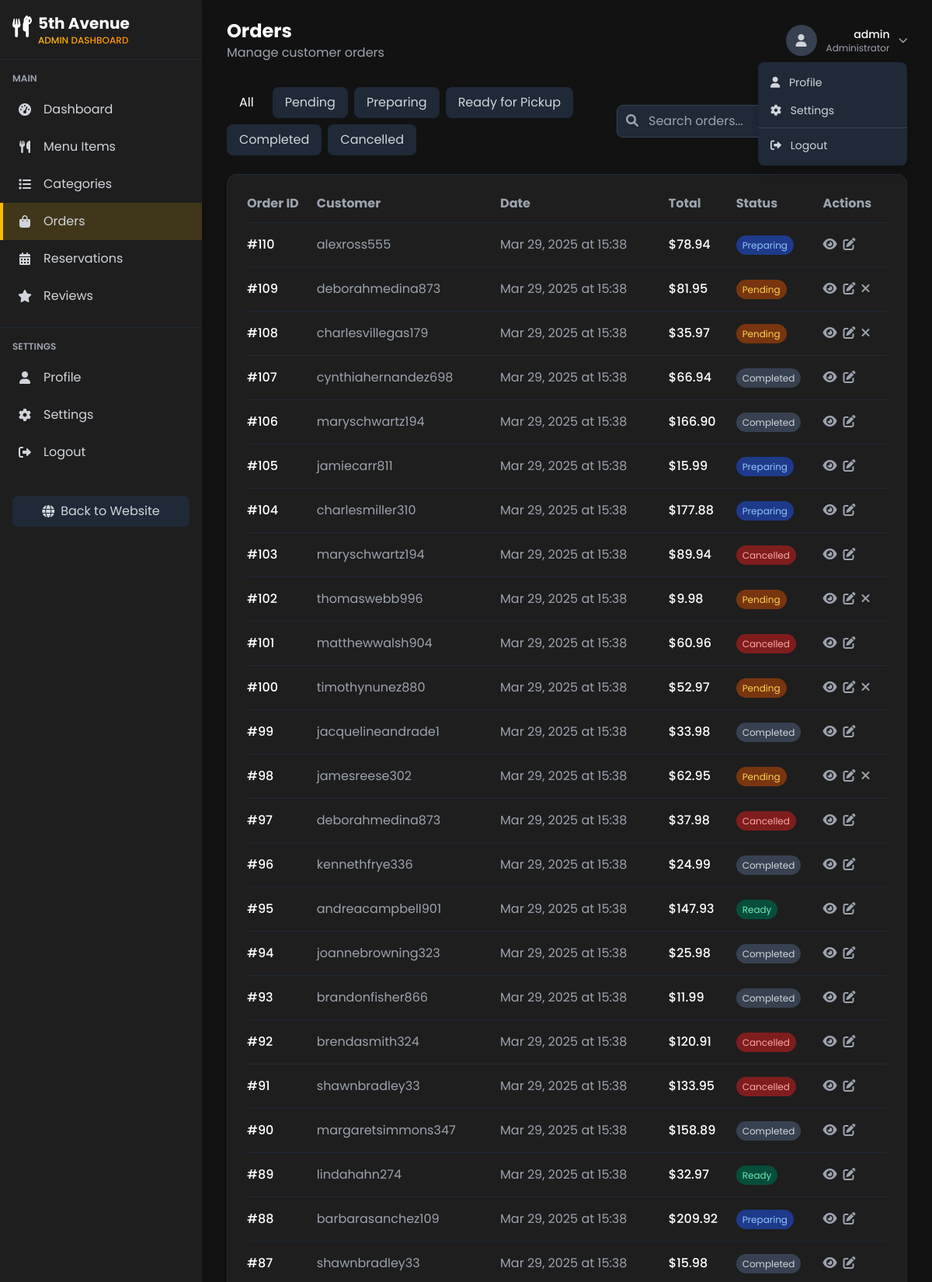
Screenshot of /dashboard/orders/ (signed in, upper part) with the database file from the repository.
### ecommerce/models.py (models this page shows, shortened)
class Order(models.Model):
    STATUS_CHOICES = [
        ('PENDING', 'Pending'),
        ('PREPARING', 'Preparing'),
        ('READY', 'Ready for Pickup'),
        ('COMPLETED', 'Completed'),
        ('CANCELLED', 'Cancelled')
    ]
    user = models.ForeignKey(User, on_delete=models.CASCADE, related_name='orders')
    items = models.ManyToManyField(MenuItem, through='OrderItem')
    status = models.CharField(max_length=20, choices=STATUS_CHOICES, default='PENDING')
    total_amount = models.DecimalField(max_digits=10, decimal_places=2)
    special_instructions = models.TextField(blank=True)
    created_at = models.DateTimeField(auto_now_add=True)
    updated_at = models.DateTimeField(auto_now=True)
    class Meta:
        ordering = ['-created_at']

### ecommerce/views.py (the view)
# urls.py: path('dashboard/orders/', orders_list, name='orders'),
@login_required
def orders_list(request):
    orders = Order.objects.all().order_by('-created_at')
    status_filter = request.GET.get('status')
    if status_filter and status_filter != 'all':
        orders = orders.filter(status=status_filter)
    context = {
        'orders': orders,
        'status_filter': status_filter or 'all',
        'status_choices': Order.STATUS_CHOICES,
        'active_section': 'orders'
    }
    return render(request, 'accounts/orders.html', context)

### ecommerce/context_processors.py (called while the page is built)
def cart_processor(request):
    return {
        'cart_count': get_cart_count(request)
    }

### ecommerce/views.py (called while the page is built)
def get_cart_count(request):
    if request.user.is_authenticated:
        try:
            cart = Cart.objects.get(user=request.user)
            return sum(item.quantity for item in cart.cart_items.all())
        except Cart.DoesNotExist:
            return 0
    else:
        cart = request.session.get('cart', {})
        return sum(cart.values())

### templates/accounts/orders.html (shortened to what this page needs)
{% extends 'accounts/dashboard_base.html' %}
{% block page_title %}Orders{% endblock page_title %}
{% block page_subtitle %}Manage customer orders{% endblock page_subtitle %}
{% block content %}
<div class="mb-6 flex flex-col md:flex-row justify-between items-start md:items-center space-y-4 md:space-y-0">
    <div class="flex flex-wrap gap-2">
        <a href="{% url 'orders' %}" class="px-4 py-2 rounded-lg {% if status_filter == 'all' %}bg-food-gold text-food-black{% else %}bg-gray-800 text-gray-300 hover:bg-gray-700{% endif %}">
            All
        </a>
        {% for status_code, status_name in status_choices %}
        <a href="{% url 'orders' %}?status={{ status_code }}" class="px-4 py-2 rounded-lg {% if status_filter == status_code %}bg-food-gold text-food-black{% else %}bg-gray-800 text-gray-300 hover:bg-gray-700{% endif %}">
            {{ status_name }}
        </a>
        {% endfor %}
    </div>
    <div class="relative">
        <i class="fas fa-search absolute left-3 top-3 text-gray-400"></i>
    </div>
</div>
<div class="card p-6 shadow-lg border border-gray-800">
    <div class="overflow-x-auto">
        <table class="w-full">
            <thead>
                <tr class="text-left text-gray-400 border-b border-gray-800">
                    <th class="pb-3">Order ID</th>
                    <th class="pb-3">Customer</th>
                    <th class="pb-3">Date</th>
                    <th class="pb-3">Total</th>
                    <th class="pb-3">Status</th>
                    <th class="pb-3">Actions</th>
                </tr>
            </thead>
            <tbody id="orders-table">
                {% for order in orders %}
                <tr class="table-row border-b border-gray-800">
                    <td class="py-4 text-white font-medium">#{{ order.id }}</td>
                    <td class="py-4 text-gray-400">{{ order.user.username }}</td>
                    <td class="py-4 text-gray-400">{{ order.created_at|date:"M d, Y" }} at {{ order.created_at|time:"H:i" }}</td>
                    <td class="py-4 text-white font-medium">${{ order.total_amount }}</td>
                    <td class="py-4">
                        {% if order.status == 'PENDING' %}
                        <span class="bg-yellow-900 text-yellow-300 text-xs px-2 py-1 rounded-full">Pending</span>
                        {% elif order.status == 'PREPARING' %}
                        <span class="bg-blue-900 text-blue-300 text-xs px-2 py-1 rounded-full">Preparing</span>
                        {% elif order.status == 'READY' %}
                        <span class="bg-green-900 text-green-300 text-xs px-2 py-1 rounded-full">Ready</span>
                        {% elif order.status == 'COMPLETED' %}
                        <span class="bg-gray-700 text-gray-300 text-xs px-2 py-1 rounded-full">Completed</span>
                        {% elif order.status == 'CANCELLED' %}
                        <span class="bg-red-900 text-red-300 text-xs px-2 py-1 rounded-full">Cancelled</span>
                        {% endif %}
                    </td>
                    <td class="py-4">
                        <div class="flex space-x-2">
                            <button class="view-order-btn text-gray-400 hover:text-food-gold transition duration-300" data-order-id="{{ order.id }}" title="View Details">
                                <i class="fas fa-eye"></i>
                            </button>
                            <button class="update-status-btn text-gray-400 hover:text-blue-500 transition duration-300" data-order-id="{{ order.id }}" title="Update Status">
                                <i class="fas fa-edit"></i>
                            </button>
                            {% if order.status == 'PENDING' %}
                            <button class="cancel-order-btn text-gray-400 hover:text-red-500 transition duration-300" data-order-id="{{ order.id }}" title="Cancel Order">
                                <i class="fas fa-times"></i>
                            </button>
                            {% endif %}
                        </div>
                    </td>
                </tr>
                {% endfor %}
            </tbody>
        </table>
    </div>
</div>
{% endblock content %}

### templates/accounts/dashboard_base.html (shortened to what this page needs)
<!DOCTYPE html>
<html lang="en">
<head>
    {% load static %}
    <link href="https://cdn.jsdelivr.net/npm/tailwindcss@2.2.19/dist/tailwind.min.css" rel="stylesheet">
    <link rel="stylesheet" href="https://cdnjs.cloudflare.com/ajax/libs/font-awesome/6.0.0-beta3/css/all.min.css">
</head>
<body class="min-h-screen" x-data="{ sidebarOpen: true, mobileSidebarOpen: false }">
    <aside class="sidebar fixed h-full overflow-y-auto z-40 shadow-lg"
           :class="{ 'sidebar-collapsed': !sidebarOpen && !$screen('md'), 'open': mobileSidebarOpen }"
           @click.away="mobileSidebarOpen = false">
        <div class="flex items-center justify-between p-4 border-b border-gray-800">
            <div class="flex items-center space-x-3" :class="{ 'hidden': !sidebarOpen && !$screen('md') }">
                <div class="relative">
                    <i class="fas fa-utensils text-white text-2xl"></i>
                    <i class="fas fa-fire absolute -top-1 -right-1 text-food-gold text-xs animate-pulse"></i>
                </div>
                <div>
                    <div class="text-xl font-bold text-white">5th Avenue</div>
                    <div class="text-xs font-medium gold-text-gradient">ADMIN DASHBOARD</div>
                </div>
            </div>
        </div>
        <nav class="py-4">
            <div class="px-4 mb-2 text-xs font-semibold text-gray-400 uppercase" :class="{ 'hidden': !sidebarOpen && !$screen('md') }">
                Main
            </div>
            <a href="{% url 'dashboard' %}" class="nav-link flex items-center py-3 px-4 text-gray-300 hover:text-white {% if active_section == 'dashboard' %}active{% endif %}">
                <i class="fas fa-tachometer-alt w-6 text-center"></i>
                <span class="ml-3" :class="{ 'hidden': !sidebarOpen && !$screen('md') }">Dashboard</span>
            </a>
            <a href="{% url 'menu_items' %}" class="nav-link flex items-center py-3 px-4 text-gray-300 hover:text-white {% if active_section == 'menu_items' %}active{% endif %}">
                <i class="fas fa-utensils w-6 text-center"></i>
                <span class="ml-3" :class="{ 'hidden': !sidebarOpen && !$screen('md') }">Menu Items</span>
            </a>
            <a href="{% url 'categories' %}" class="nav-link flex items-center py-3 px-4 text-gray-300 hover:text-white {% if active_section == 'categories' %}active{% endif %}">
                <i class="fas fa-list w-6 text-center"></i>
                <span class="ml-3" :class="{ 'hidden': !sidebarOpen && !$screen('md') }">Categories</span>
            </a>
            <a href="{% url 'orders' %}" class="nav-link flex items-center py-3 px-4 text-gray-300 hover:text-white {% if active_section == 'orders' %}active{% endif %}">
                <i class="fas fa-shopping-bag w-6 text-center"></i>
                <span class="ml-3" :class="{ 'hidden': !sidebarOpen && !$screen('md') }">Orders</span>
            </a>
            <a href="{% url 'reservations' %}" class="nav-link flex items-center py-3 px-4 text-gray-300 hover:text-white {% if active_section == 'reservations' %}active{% endif %}">
                <i class="fas fa-calendar-alt w-6 text-center"></i>
                <span class="ml-3" :class="{ 'hidden': !sidebarOpen && !$screen('md') }">Reservations</span>
            </a>
            <a href="{% url 'reviews' %}" class="nav-link flex items-center py-3 px-4 text-gray-300 hover:text-white {% if active_section == 'reviews' %}active{% endif %}">
                <i class="fas fa-star w-6 text-center"></i>
                <span class="ml-3" :class="{ 'hidden': !sidebarOpen && !$screen('md') }">Reviews</span>
            </a>
            <div class="border-t border-gray-800 my-4"></div>
            <div class="px-4 mb-2 text-xs font-semibold text-gray-400 uppercase" :class="{ 'hidden': !sidebarOpen && !$screen('md') }">
                Settings
            </div>
            <a href="{% url 'user_profile' %}" class="nav-link flex items-center py-3 px-4 text-gray-300 hover:text-white {% if active_section == 'profile' %}active{% endif %}">
                <i class="fas fa-user w-6 text-center"></i>
                <span class="ml-3" :class="{ 'hidden': !sidebarOpen && !$screen('md') }">Profile</span>
            </a>
            <a href="{% url 'user_settings' %}" class="nav-link flex items-center py-3 px-4 text-gray-300 hover:text-white {% if active_section == 'settings' %}active{% endif %}">
                <i class="fas fa-cog w-6 text-center"></i>
                <span class="ml-3" :class="{ 'hidden': !sidebarOpen && !$screen('md') }">Settings</span>
            </a>
            <a href="{% url 'logout' %}" class="nav-link flex items-center py-3 px-4 text-gray-300 hover:text-white">
                <i class="fas fa-sign-out-alt w-6 text-center"></i>
                <span class="ml-3" :class="{ 'hidden': !sidebarOpen && !$screen('md') }">Logout</span>
            </a>
            <div class="px-4 mt-8" :class="{ 'hidden': !sidebarOpen && !$screen('md') }">
                <a href="{% url 'home' %}" class="flex items-center justify-center py-2 bg-gray-800 hover:bg-gray-700 text-gray-300 hover:text-white rounded-lg transition duration-300">
                    <i class="fas fa-globe mr-2"></i>
                    Back to Website
                </a>
            </div>
        </nav>
    </aside>
    <main class="main-content min-h-screen py-6 px-4 md:px-8" :class="{ 'main-content-expanded': !sidebarOpen && !$screen('md') }">
        <div class="flex justify-between items-center mb-8">
            <div>
                <h1 class="text-2xl font-bold">{% block page_title %}Dashboard{% endblock page_title %}</h1>
                <p class="text-gray-400">{% block page_subtitle %}Welcome to your restaurant management dashboard{% endblock page_subtitle %}</p>
            </div>
            <div class="relative" x-data="{ userMenuOpen: false }">
                <button @click="userMenuOpen = !userMenuOpen" class="flex items-center space-x-3 focus:outline-none">
                    <div class="w-10 h-10 rounded-full bg-gray-700 flex items-center justify-center">
                        <i class="fas fa-user text-gray-300"></i>
                    </div>
                    <div class="hidden md:block text-right">
                        <div class="text-sm font-medium">{{ request.user.username }}</div>
                        <div class="text-xs text-gray-400">Administrator</div>
                    </div>
                    <i class="fas fa-chevron-down text-gray-400 text-xs"></i>
                </button>
                <div x-show="userMenuOpen" @click.away="userMenuOpen = false" class="absolute right-0 mt-2 w-48 bg-gray-800 rounded-lg shadow-lg py-2 z-50">
                    <a href="#" class="block px-4 py-2 text-sm text-gray-300 hover:bg-gray-700 hover:text-white">
                        <i class="fas fa-user mr-2"></i> Profile
                    </a>
                    <a href="#" class="block px-4 py-2 text-sm text-gray-300 hover:bg-gray-700 hover:text-white">
                        <i class="fas fa-cog mr-2"></i> Settings
                    </a>
                    <div class="border-t border-gray-700 my-1"></div>
                    <a href="{% url 'logout' %}" class="block px-4 py-2 text-sm text-gray-300 hover:bg-gray-700 hover:text-white">
                        <i class="fas fa-sign-out-alt mr-2"></i> Logout
                    </a>
                </div>
            </div>
        </div>
        {% block content %}{% endblock content %}
    </main>
</body>
</html>

### templates/accounts/dashboard_base.html (style rules this page uses)
:root { --food-gold: #FFB800; --food-red: #E63946; --food-black: #1A1A1A; --sidebar-width: 260px; }
body { font-family: 'Poppins', sans-serif; background-color: #121212; color: white; }
.gold-text-gradient { background: linear-gradient(to right, var(--food-gold), #FF8C00); -webkit-background-clip: text; -webkit-text-fill-color: transparent; }
.sidebar { width: var(--sidebar-width); background-color: #1E1E1E; transition: all 0.3s; }
.main-content { margin-left: var(--sidebar-width); transition: all 0.3s; }
.nav-link { border-left: 4px solid transparent; transition: all 0.2s; }
.nav-link.active { background-color: rgba(255, 184, 0, 0.15); border-left-color: var(--food-gold); }
.card { background-color: #1E1E1E; border-radius: 12px; transition: all 0.3s; }
.table-row { transition: all 0.2s; }

### rows the page displays
Order: id "110", user.username "alexross555", created_at "Mar 29, 2025", created_at "15:38", total_amount "78.94", status "Preparing"
Order: id "109", user.username "deborahmedina873", created_at "Mar 29, 2025", created_at "15:38", total_amount "81.95", status "Pending"
Order: id "108", user.username "charlesvillegas179", created_at "Mar 29, 2025", created_at "15:38", total_amount "35.97", status "Pending"
Order: id "107", user.username "cynthiahernandez698", created_at "Mar 29, 2025", created_at "15:38", total_amount "66.94", status "Completed"
Order: id "106", user.username "maryschwartz194", created_at "Mar 29, 2025", created_at "15:38", total_amount "166.90", status "Completed"
Order: id "105", user.username "jamiecarr811", created_at "Mar 29, 2025", created_at "15:38", total_amount "15.99", status "Preparing"
Order: id "104", user.username "charlesmiller310", created_at "Mar 29, 2025", created_at "15:38", total_amount "177.88", status "Preparing"
Order: id "103", user.username "maryschwartz194", created_at "Mar 29, 2025", created_at "15:38", total_amount "89.94", status "Cancelled"
Order: id "102", user.username "thomaswebb996", created_at "Mar 29, 2025", created_at "15:38", total_amount "9.98", status "Pending"
Order: id "101", user.username "matthewwalsh904", created_at "Mar 29, 2025", created_at "15:38", total_amount "60.96", status "Cancelled"
Order: id "100", user.username "timothynunez880", created_at "Mar 29, 2025", created_at "15:38", total_amount "52.97", status "Pending"
Order: id "99", user.username "jacquelineandrade1", created_at "Mar 29, 2025", created_at "15:38", total_amount "33.98", status "Completed"
Order: id "98", user.username "jamesreese302", created_at "Mar 29, 2025", created_at "15:38", total_amount "62.95", status "Pending"
Order: id "97", user.username "deborahmedina873", created_at "Mar 29, 2025", created_at "15:38", total_amount "37.98", status "Cancelled"
Order: id "96", user.username "kennethfrye336", created_at "Mar 29, 2025", created_at "15:38", total_amount "24.99", status "Completed"
Order: id "95", user.username "andreacampbell901", created_at "Mar 29, 2025", created_at "15:38", total_amount "147.93", status "Ready"
Order: id "94", user.username "joannebrowning323", created_at "Mar 29, 2025", created_at "15:38", total_amount "25.98", status "Completed"
Order: id "93", user.username "brandonfisher866", created_at "Mar 29, 2025", created_at "15:38", total_amount "11.99", status "Completed"
Order: id "92", user.username "brendasmith324", created_at "Mar 29, 2025", created_at "15:38", total_amount "120.91", status "Cancelled"
Order: id "91", user.username "shawnbradley33", created_at "Mar 29, 2025", created_at "15:38", total_amount "133.95", status "Cancelled"
Order: id "90", user.username "margaretsimmons347", created_at "Mar 29, 2025", created_at "15:38", total_amount "158.89", status "Completed"
Order: id "89", user.username "lindahahn274", created_at "Mar 29, 2025", created_at "15:38", total_amount "32.97", status "Ready"
Order: id "88", user.username "barbarasanchez109", created_at "Mar 29, 2025", created_at "15:38", total_amount "209.92", status "Preparing"
Order: id "87", user.username "shawnbradley33", created_at "Mar 29, 2025", created_at "15:38", total_amount "15.98", status "Completed"

### other values shown
{{ request.user.username }} "admin"
{{ status_name }} "Pending" "Preparing" "Ready for Pickup" "Completed" "Cancelled"
